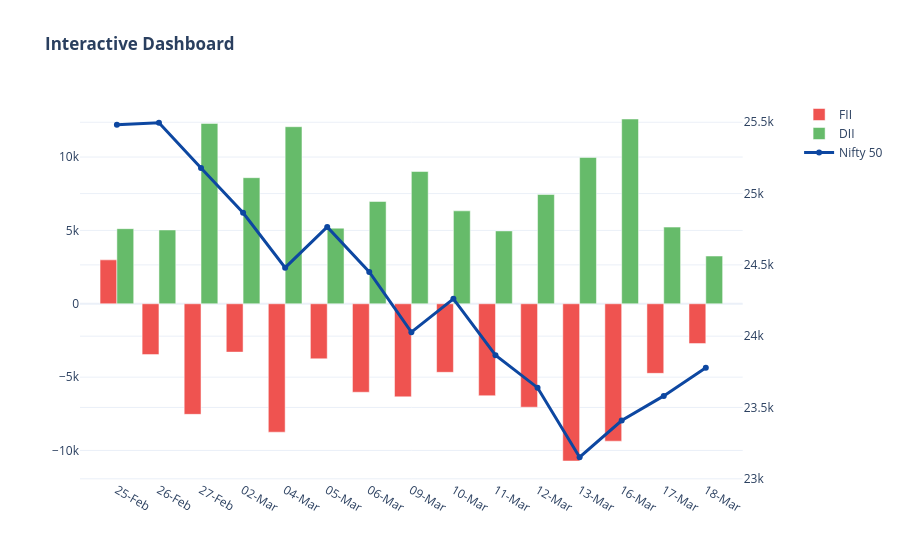

Notebook cell for this chart:
### Code cell
import plotly.graph_objects as go
from plotly.subplots import make_subplots

plot_df = impact_df.tail(15)
dates = plot_df['Date'].dt.strftime('%d-%b')

fig = make_subplots(specs=[[{"secondary_y": True}]])

fig.add_trace(go.Bar(x=dates, y=plot_df['FII_Net'], name="FII", marker_color='#ef5350'), secondary_y=False)
fig.add_trace(go.Bar(x=dates, y=plot_df['DII_Net'], name="DII", marker_color='#66bb6a'), secondary_y=False)
fig.add_trace(go.Scatter(x=dates, y=plot_df['Price'], name="Nifty 50", mode='lines+markers', line=dict(color='#0d47a1', width=3)), secondary_y=True)

fig.update_layout(title_text="<b>Interactive Dashboard</b>", barmode='group', hovermode="x unified", template="plotly_white")
fig.show()

### Figure 1 — Plotly figure (JSON) as saved in the notebook; plotly's stock layout.template omitted (floating-point values rounded to 4 significant figures)
{"data": [{"marker": {"color": "#ef5350"}, "name": "FII", "type": "bar", "x": ["25-Feb", "26-Feb", "27-Feb", "02-Mar", "04-Mar", "05-Mar", "06-Mar", "09-Mar", "10-Mar", "11-Mar", "12-Mar", "13-Mar", "16-Mar", "17-Mar", "18-Mar"], "xaxis": "x", "y": [2992.0, -3466.0, -7536.0, -3296.0, -8753.0, -3753.0, -6030.0, -6346.0, -4673.0, -6267.0, -7050.0, -10720.0, -9366.0, -4741.0, -2714.0], "yaxis": "y"}, {"marker": {"color": "#66bb6a"}, "name": "DII", "type": "bar", "x": ["25-Feb", "26-Feb", "27-Feb", "02-Mar", "04-Mar", "05-Mar", "06-Mar", "09-Mar", "10-Mar", "11-Mar", "12-Mar", "13-Mar", "16-Mar", "17-Mar", "18-Mar"], "xaxis": "x", "y": [5119.0, 5032.0, 12290.0, 8594.0, 12070.0, 5153.0, 6972.0, 9014.0, 6333.0, 4966.0, 7450.0, 9977.0, 12590.0, 5225.0, 3253.0], "yaxis": "y"}, {"line": {"color": "#0d47a1", "width": 3}, "mode": "lines+markers", "name": "Nifty 50", "type": "scatter", "x": ["25-Feb", "26-Feb", "27-Feb", "02-Mar", "04-Mar", "05-Mar", "06-Mar", "09-Mar", "10-Mar", "11-Mar", "12-Mar", "13-Mar", "16-Mar", "17-Mar", "18-Mar"], "xaxis": "x", "y": [25480.0, 25500.0, 25180.0, 24870.0, 24480.0, 24770.0, 24450.0, 24030.0, 24260.0, 23870.0, 23640.0, 23150.0, 23410.0, 23580.0, 23780.0], "yaxis": "y2"}], "layout": {"barmode": "group", "hovermode": "x unified", "title": {"text": "<b>Interactive Dashboard</b>"}, "xaxis": {"anchor": "y", "domain": [0, 0.94]}, "yaxis": {"anchor": "x", "domain": [0, 1]}, "yaxis2": {"anchor": "x", "overlaying": "y", "side": "right"}}}
